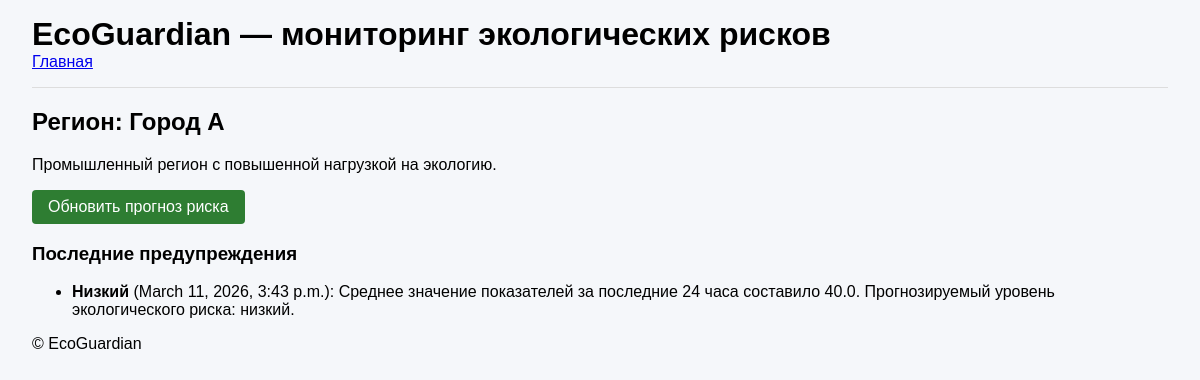
Before: /region/1/ with the older database file.
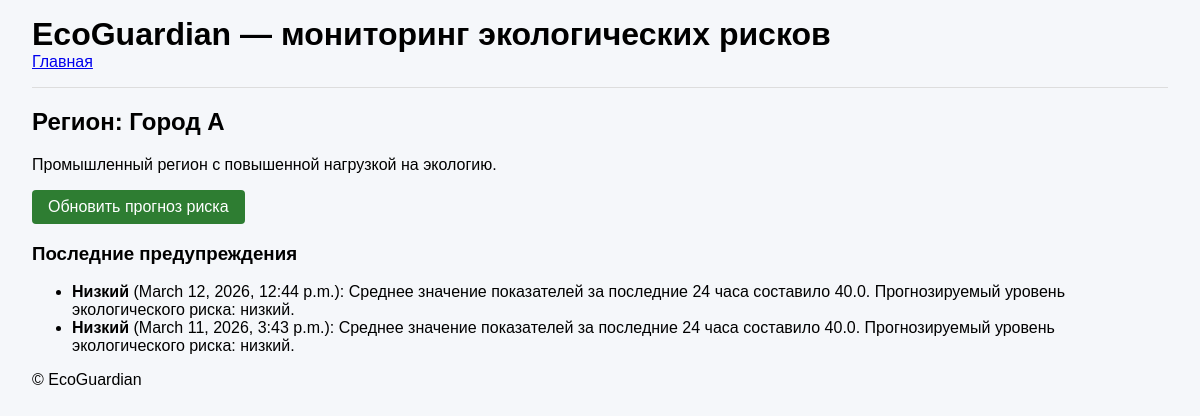
After: the same page with the newer database file.
### monitoring/models.py (models this page shows, shortened)
class Region(models.Model):
    name = models.CharField(max_length=100, unique=True)
    description = models.TextField(blank=True)

class Alert(models.Model):
    RISK_LEVELS = [
        ('LOW', 'Низкий'),
        ('MEDIUM', 'Средний'),
        ('HIGH', 'Высокий'),
        ('CRITICAL', 'Критический'),
    ]
    region = models.ForeignKey(Region, on_delete=models.CASCADE)
    risk_level = models.CharField(max_length=10, choices=RISK_LEVELS)
    message = models.TextField()
    created_at = models.DateTimeField(auto_now_add=True)
    is_active = models.BooleanField(default=True)

### monitoring/views.py (the view)
# urls.py: path('region/<int:region_id>/', views.region_detail, name='region_detail'),
def region_detail(request, region_id):
    region = get_object_or_404(Region, pk=region_id)
    alerts = Alert.objects.filter(region=region).order_by('-created_at')[:10]
    context = {
        'region': region,
        'alerts': alerts,
    }
    return render(request, 'region_detail.html', context)

### templates/region_detail.html
{% extends 'base.html' %}
{% block content %}
<h2>Регион: {{ region.name }}</h2>
<p>{{ region.description|default:"Описание отсутствует." }}</p>
<p>
    <a href="{% url 'analyze_region' region.id %}" class="button">
        Обновить прогноз риска
    </a>
</p>
<h3>Последние предупреждения</h3>
{% if alerts %}
    <ul>
        {% for alert in alerts %}
            <li>
                <strong>{{ alert.get_risk_level_display }}</strong>
                ({{ alert.created_at }}): {{ alert.message }}
            </li>
        {% endfor %}
    </ul>
{% else %}
    <p>Для региона ещё не создавались предупреждения.</p>
{% endif %}
{% endblock %}

### templates/base.html (shortened to what this page needs)
{% load static %}
<!DOCTYPE html>
<html lang="ru">
<head>
    <link rel="stylesheet" href="{% static 'css/styles.css' %}">
</head>
<body>
<header>
    <h1>EcoGuardian — мониторинг экологических рисков</h1>
    <nav>
        <a href="{% url 'index' %}">Главная</a>
    </nav>
</header>
<main>
    {% block content %}{% endblock %}
</main>
<footer>
    <p>&copy; {{ now|default_if_none:"" }} EcoGuardian</p>
</footer>
</body>
</html>

### static/css/styles.css (style rules this page uses)
body { font-family: Arial, sans-serif; margin: 0; padding: 0 2rem; background-color: #f5f7fa; }
header { padding: 1rem 0; border-bottom: 1px solid #ddd; }
h1 { margin: 0; }
a.button { display: inline-block; padding: 0.5rem 1rem; background: #2e7d32; color: #fff; text-decoration: none; border-radius: 4px; }

Changed rows visible on the page:
added Alert: risk_level "Низкий", created_at "March 12, 2026, 12:44 p.m.", message "Среднее значение показателей за последние 24 часа составило 40.0. Прогнозируемый уровень экологического риска: низкий."
